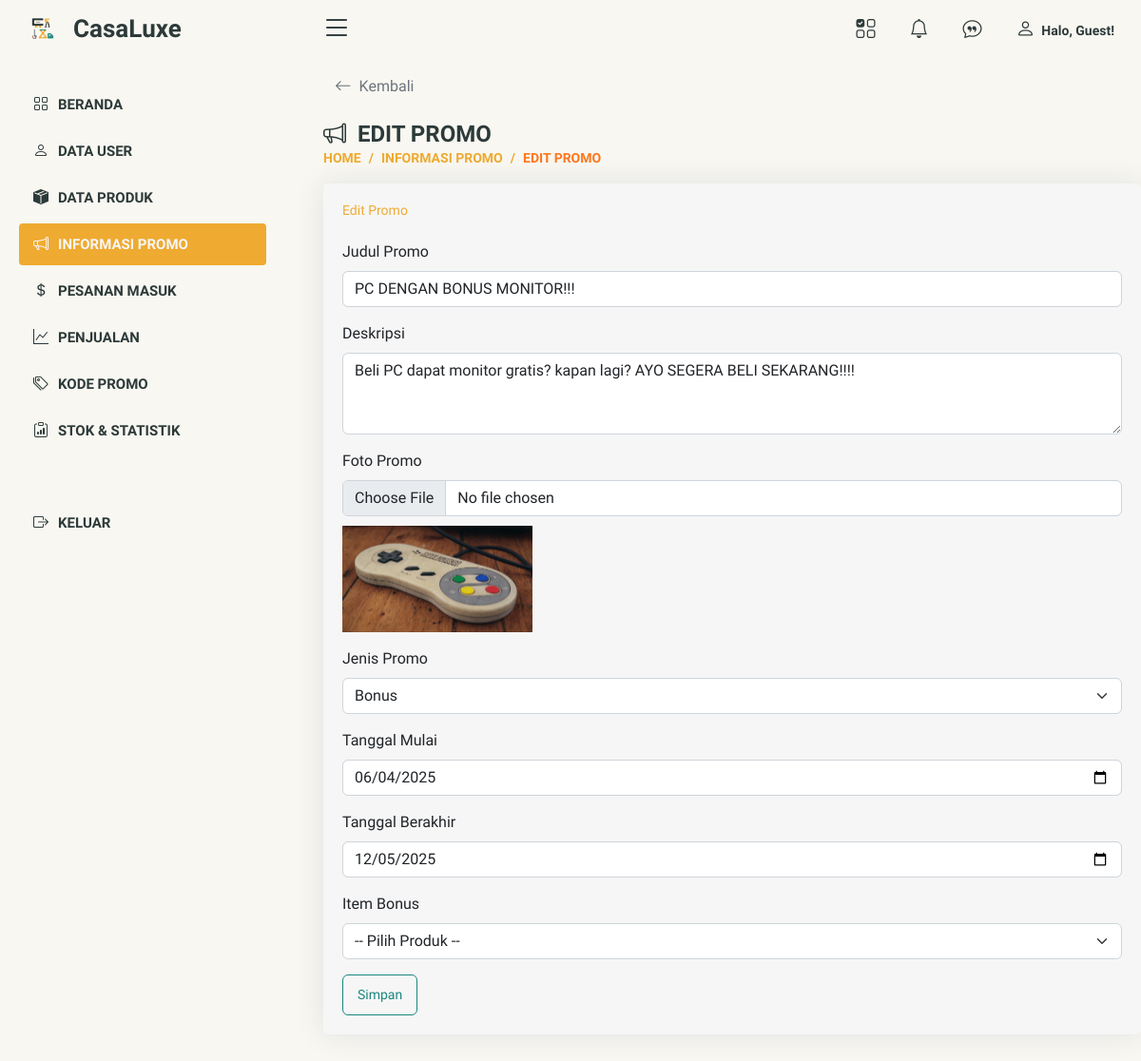
Screenshot of /admin/editpromo.php?id=44 with the database file from the repository.
### tables this page shows
CREATE TABLE `informasipromo` (
  `id` int(11) NOT NULL,
  `id_produk` int(11) NOT NULL,
  `title` varchar(255) NOT NULL,
  `description` text DEFAULT NULL,
  `photo_url` varchar(255) DEFAULT NULL,
  `photo` varchar(255) DEFAULT NULL,
  `promo_type` enum('discount','bonus') NOT NULL,
  `start_date` date DEFAULT NULL,
  `end_date` date DEFAULT NULL,
  `discount_percentage` int(11) DEFAULT NULL,
  `bonus_item` int(11) DEFAULT NULL,
  `created_at` timestamp NOT NULL DEFAULT current_timestamp()
);

### admin/editpromo.php (the view, shortened to what this page needs)
<?php
include('../db.php');
if (isset($_GET['id'])) {
    $id = $_GET['id'];
    $sql = "SELECT * FROM informasipromo WHERE id = ?";
    $stmt = mysqli_prepare($kon, $sql);
    mysqli_stmt_bind_param($stmt, "i", $id);
    mysqli_stmt_execute($stmt);
    $result = mysqli_stmt_get_result($stmt);
    $promo = mysqli_fetch_assoc($result);
} else {
    die("No promo ID specified");
}
?>
<!DOCTYPE html>
<html lang="id">
<head>
    <link href="https://cdn.jsdelivr.net/npm/bootstrap@5.3.0/dist/css/bootstrap.min.css" rel="stylesheet">
    <?php include 'aset.php'; ?>
</head>
<body>
    <div class="wrapper">
        <?php require "atas.php"; ?>
        <?php require "menu.php"; ?>
    </div>
    <main id="main" class="main">
        <div class="standalone-back-button-container">
            <a href="informasipromo.php" class="standalone-back-button">
                <i class="bi bi-arrow-left"></i>
                Kembali
            </a>
        </div>
        <div class="pagetitle">
            <h1><i class="bi bi-megaphone"></i>&nbsp; EDIT PROMO</h1>
            <nav>
                <ol class="breadcrumb">
                    <li class="breadcrumb-item"><a href="index.php">HOME</a></li>
                    <li class="breadcrumb-item"><a href="informasipromo.php">INFORMASI PROMO</a></li>
                    <li class="breadcrumb-item active">EDIT PROMO</li>
                </ol>
            </nav>
        </div>
        <section class="section">
            <div class="row">
                <div class="col-lg-12">
                    <div class="card">
                        <div class="card-body">
                            <h5 class="card-title">Edit Promo</h5>
                            <form method="POST" enctype="multipart/form-data">
                                <div class="mb-3">
                                    <label for="title" class="form-label">Judul Promo</label>
                                    <input type="text" class="form-control" id="title" name="title" value="<?= htmlspecialchars($promo['title']) ?>" required>
                                </div>
                                <div class="mb-3">
                                    <label for="description" class="form-label">Deskripsi</label>
                                    <textarea class="form-control" id="description" name="description" rows="3" required><?= htmlspecialchars($promo['description']) ?></textarea>
                                </div>
                                <div class="mb-3">
                                    <label for="photo" class="form-label">Foto Promo</label>
                                    <input type="file" class="form-control" id="photo" name="photo" accept="image/*">
                                    <?php if ($promo['photo_url']): ?>
                                        <img src="../uploads/<?= htmlspecialchars($promo['photo_url']) ?>" alt="Current Promo Photo" style="max-width: 200px; max-height: 200px; margin-top: 10px;">
                                    <?php endif; ?>
                                </div>
                                <div class="mb-3">
                                    <label for="promo_type" class="form-label">Jenis Promo</label>
                                    <select class="form-select" id="promo_type" name="promo_type" required>
                                        <option value="bonus" <?= $promo['promo_type'] === 'bonus' ? 'selected' : '' ?>>Bonus</option>
                                    </select>
                                </div>
                                <div class="mb-3">
                                    <label for="start_date" class="form-label">Tanggal Mulai</label>
                                    <input type="date" class="form-control" id="start_date" name="start_date" value="<?= $promo['start_date'] ?>" required>
                                </div>
                                <div class="mb-3">
                                    <label for="end_date" class="form-label">Tanggal Berakhir</label>
                                    <input type="date" class="form-control" id="end_date" name="end_date" value="<?= $promo['end_date'] ?>" required>
                                </div>
                                <div class="mb-3" id="bonus_field" <?= $promo['promo_type'] === 'discount' ? 'style="display:none;"' : '' ?>>
                                    <label for="bonus_item" class="form-label">Item Bonus</label>
                                    <select class="form-select" id="bonus_item" name="bonus_item">
                                        <option value="">-- Pilih Produk --</option>
                                    </select>
                                </div>
                                <button type="submit" class="btn btn-primary">Simpan</button>
                            </form>
                        </div>
                    </div>
                </div>
            </div>
        </section>
    </main>
</body>
</html>

### assets/css/style.css (style rules this page uses)
:root { scroll-behavior: smooth; }
body { font-family: "Andika", sans-serif !important; background: #F8F7F1; color: #2D3A3A; }
a { color: #2D3A3A; text-decoration: none; }
h1, h2, h3, h4, h5, h6 { font-family: "Andika", sans-serif; }
#main { margin-top: 70px !important; padding-left: 40px !important; transition: all 0.3s; overflow-x: hidden; }
.pagetitle { margin-bottom: 10px; }
.pagetitle h1 { font-size: 24px; margin-bottom: 0; font-weight: 600; color: #2D3A3A; }
.card { margin-bottom: 30px; border: none; border-radius: 5px; box-shadow: 0px 0 30px rgba(1, 41, 112, 0.1); background-color: #f6f6f6; }
.card-title { padding: 20px 0 15px 0; font-size: 14px; font-weight: 500; color: #EFAA31; font-family: "Andika", sans-serif; }
.card-body { padding: 0 20px 20px 20px; }
.breadcrumb { font-size: 14px; font-family: "Andika", sans-serif; color: #EFAA31; font-weight: 600; }
.breadcrumb a { color: #EFAA31; transition: 0.3s; }
.breadcrumb .breadcrumb-item::before { color: #EFAA31; }
.breadcrumb .active { color: #ff771d; font-weight: 800; }
@media (min-width: 1200px) { #main, #footer { margin-left: 300px; } }

### admin/editpromo.php (style rules this page uses)
body { background: #F8F7F1 !important; font-family: 'Andika', sans-serif; color: #2D3A3A; }
.standalone-back-button-container { margin-bottom: 15px; padding-left: 0px; }
.standalone-back-button { display: inline-flex; align-items: center; text-decoration: none; color: #6c757d; font-weight: 500; padding: 8px 12px; border-radius: 8px; transition: background-color 0.2s ease-in-out; }
.standalone-back-button .bi { font-size: 1.1em; margin-right: 8px; }
.btn-primary { color: #1A877E !important; background-color: transparent !important; border: 1px solid #1A877E !important; border-radius: 0.375rem; padding: 10px 15px; font-size: 0.875rem; transition: all 0.2s ease-in-out; }

### rows the page displays
informasipromo: title "PC DENGAN BONUS MONITOR!!!", description "Beli PC dapat monitor gratis? kapan lagi? AYO SEGERA BELI SEKARANG!!!!", photo_url (picture), promo_type "Bonus", start_date "06/04/2025", end_date "12/05/2025"
